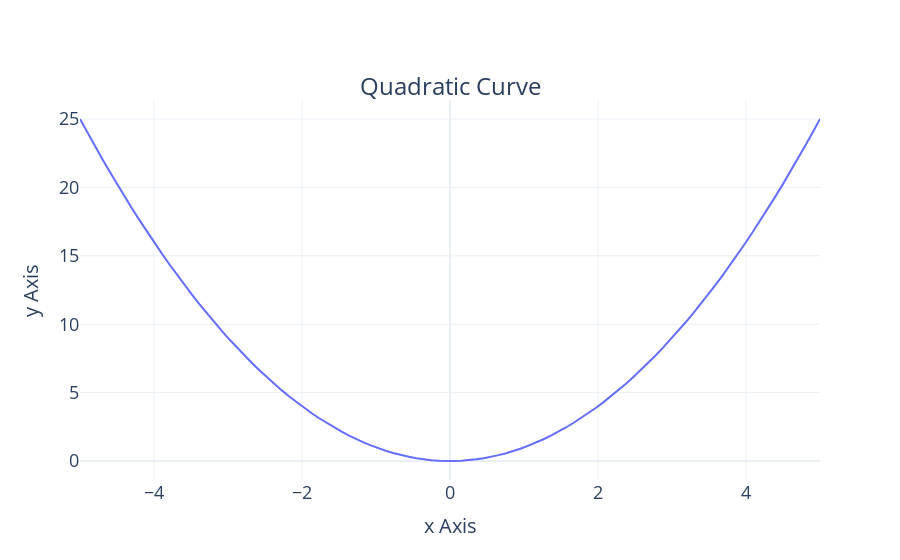

The code cell stored with this chart in its notebook:
### Code cell
fig.update_layout(template='plotly_white')
